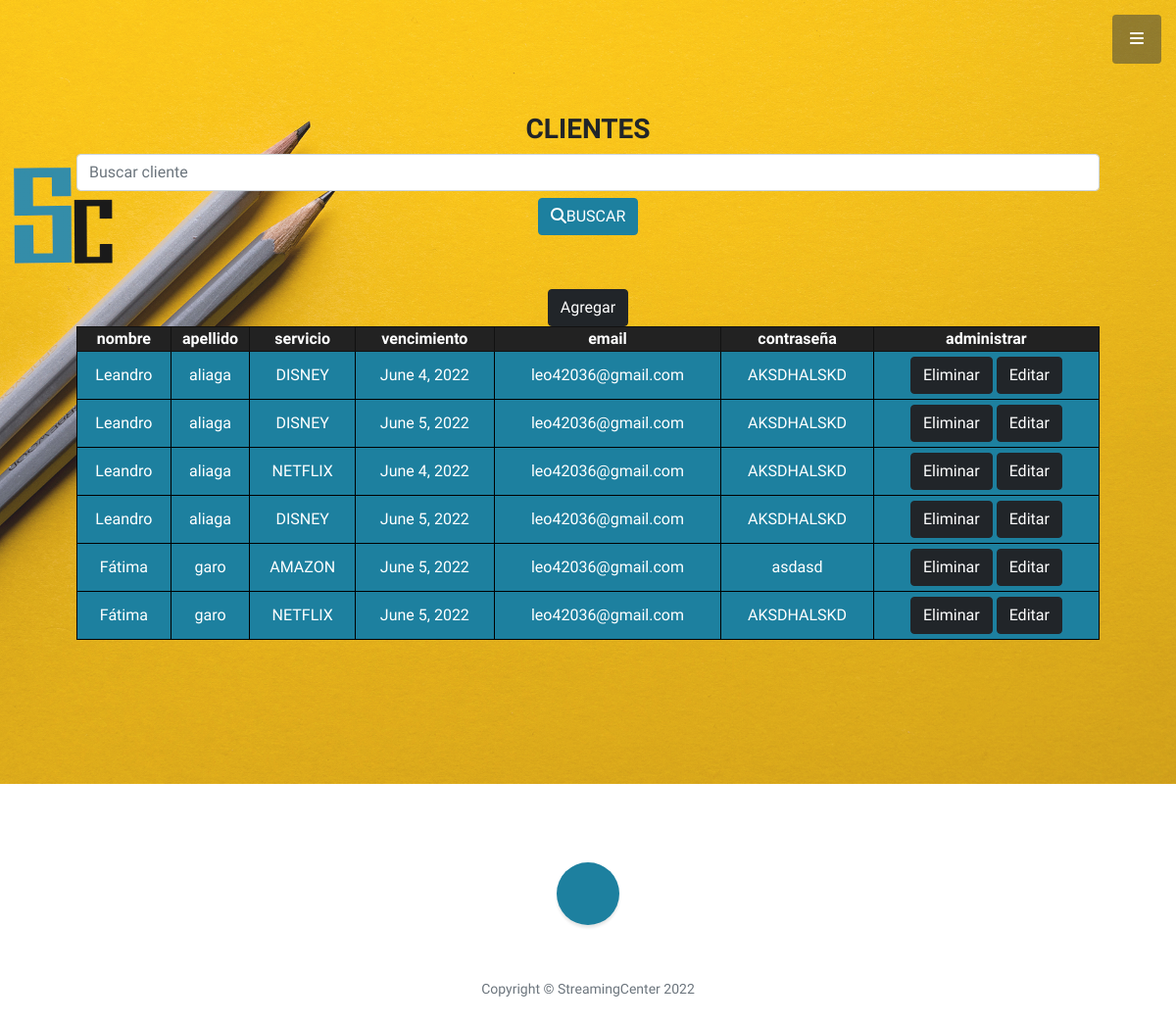
The app's page /clientesdata/ (signed in), older data.
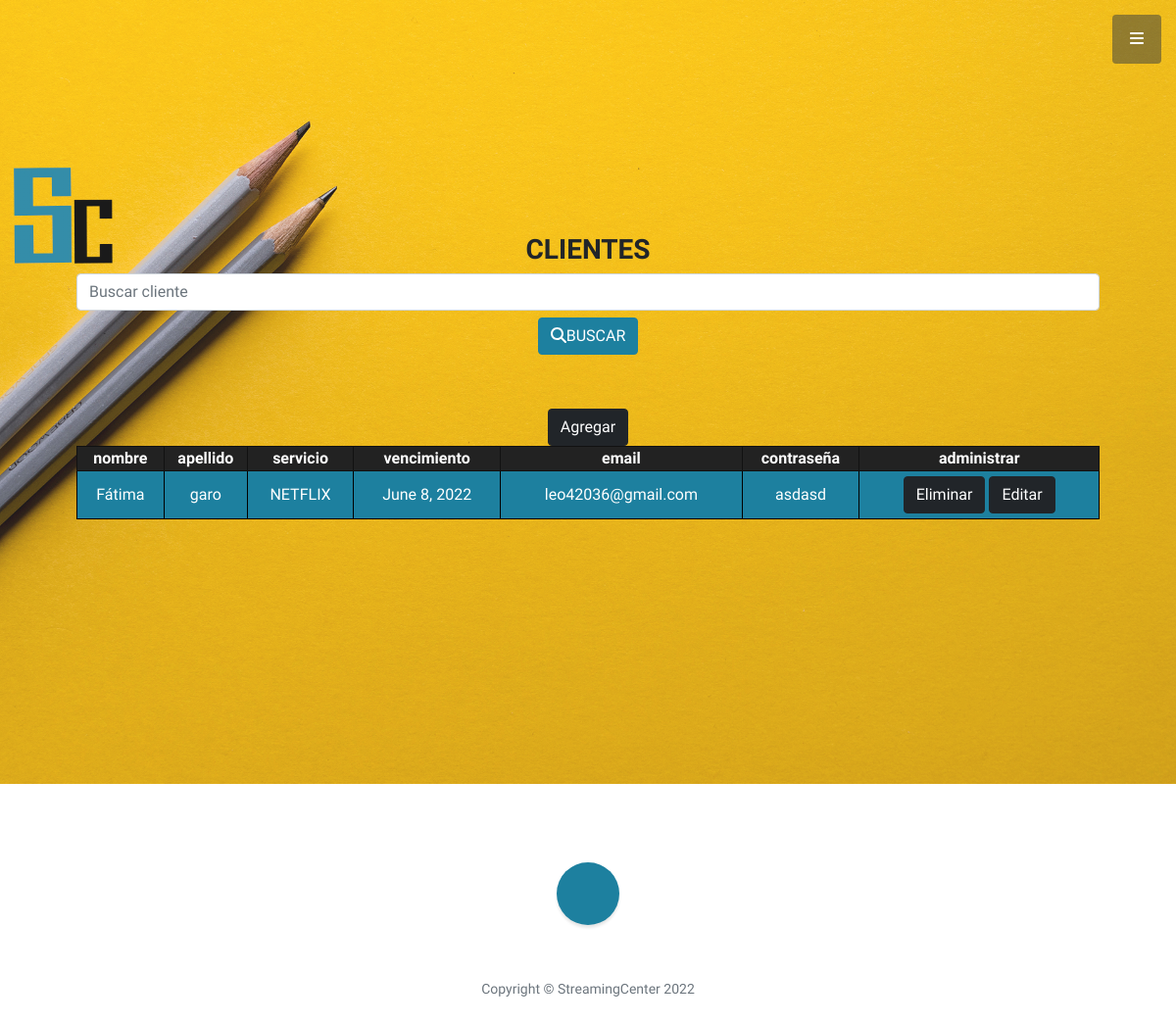
The same page, newer data.
### clientes/models.py (models this page shows, shortened)
class Cliente(models.Model):
    nombre = models.CharField(max_length=30)
    apellido = models.CharField(max_length=30)
    fechaVencimiento = models.DateField()
    email = models.EmailField(max_length=254)
    contraseña = models.CharField(max_length=30)
    servicio = models.CharField(max_length=30)

### clientes/views.py (the view, shortened to what this page needs)
# urls.py: path('clientesdata/', MostrarDatosClientes.as_view(), name='mostrarDatosClientes'),
class MostrarDatosClientes(LoginRequiredMixin, ListView):
    model = Cliente
    template_name = 'clientes/mostrar_datos_clientes.html'
    def get(self, request):
        clientes = Cliente.objects.all().order_by('-nombre')
        return render(request, self.template_name, {'clientes': clientes})

### Templates/clientes/mostrar_datos_clientes.html (shortened to what this page needs)
{% extends "clientes/padre.html"  %}
{% load static %}
{% block header %}
<section class="" id="clientes">
    <header class="masthead d-flex align-items-center">
        <div class="container px-4 px-lg-5 text-center">
            <div>
                <h3>CLIENTES </h3>
                    <form class="navbar-search" method="POST"> {% csrf_token %}
                        <input type="text" class="form-control" placeholder="Buscar cliente" name="buscar_cliente" value="">
                        <div class = "btn">
                            <button class="btn btn-primary "><i class="fas fa-search"></i>BUSCAR</button>
                        </div>
                    </form>
                    <table>
                        <tr>
                            <button class = "btn btn-primary btn-dark">
                                <a href="{% url 'agregarCliente' %}"> Agregar</a></a>
                            </button>
                            <th><strong>nombre</strong></th>
                            <th><strong>apellido</strong></th>
                            <th><strong>servicio</strong></th>
                            <th><strong>vencimiento</strong></th>
                            <th><strong>email</strong></th>
                            <th><strong>contraseña</strong></th>
                            <th><strong>administrar</strong></th>
                        </tr>
                        {% for c in clientes %}
                        <tr>
                            <td>{{c.nombre}}</td>
                            <td>{{c.apellido}}</td>
                            <td>{{c.servicio}}</td>
                            <td>{{c.fechaVencimiento}}</td>
                            <td>{{c.email}}</td>
                            <td>{{c.contraseña}}</td>
                            <td>
                                <button class = "btn btn-primary btn-dark">
                                    <a href="{% url 'eliminarCliente' c.id %}"> Eliminar</a></a>
                                </button>
                                <button class = "btn btn-primary btn-dark">
                                    <a href="{% url 'editarCliente' c.id %}"> Editar</a></a>
                                </button>
                            </td>
                        </tr>
                        {% endfor %}
                    </table>
            </div>
        </div>
    </header>
</section>
{% endblock %}

Row changes from the older to the newer data that the page shows:
removed Cliente: nombre "Leandro", apellido "aliaga", servicio "DISNEY", fechaVencimiento "June 4, 2022", email "leo42036@gmail.com", contraseña "AKSDHALSKD"
removed Cliente: nombre "Leandro", apellido "aliaga", servicio "DISNEY", fechaVencimiento "June 5, 2022", email "leo42036@gmail.com", contraseña "AKSDHALSKD"
removed Cliente: nombre "Leandro", apellido "aliaga", servicio "NETFLIX", fechaVencimiento "June 4, 2022", email "leo42036@gmail.com", contraseña "AKSDHALSKD"
removed Cliente: nombre "Leandro", apellido "aliaga", servicio "DISNEY", fechaVencimiento "June 5, 2022", email "leo42036@gmail.com", contraseña "AKSDHALSKD"
removed Cliente: nombre "Fátima", apellido "garo", servicio "AMAZON", fechaVencimiento "June 5, 2022", email "leo42036@gmail.com", contraseña "asdasd"
removed Cliente: nombre "Fátima", apellido "garo", servicio "NETFLIX", fechaVencimiento "June 5, 2022", email "leo42036@gmail.com", contraseña "AKSDHALSKD"
added Cliente: nombre "Fátima", apellido "garo", servicio "NETFLIX", fechaVencimiento "June 8, 2022", email "leo42036@gmail.com", contraseña "asdasd"
